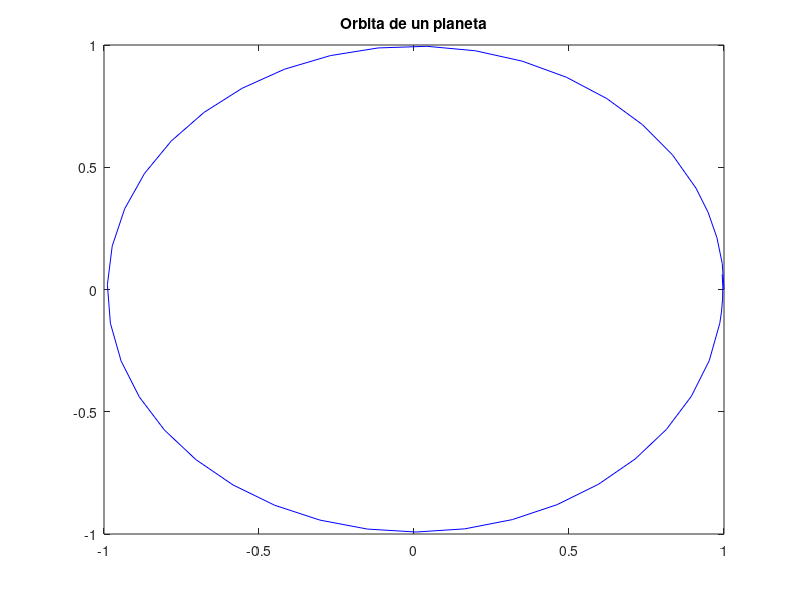

MATLAB code for this plot:

fg = @(t, x)[x(2); -4.*pi.^2.*x(1)./(x(1).^2 + x(3).^2)^(3/2); x(4);
-4.*pi.^2.*x(3)./(x(1).^2 + x(3).^2)^(3/2)];
x0 = [1, 0, 0, 6.27];
tf=1;
tspan = [0 tf];

[t,x] = ode45(fg, tspan, x0);
plot(x(:,1), x(:,3), 'blue');
title('Orbita de un planeta');